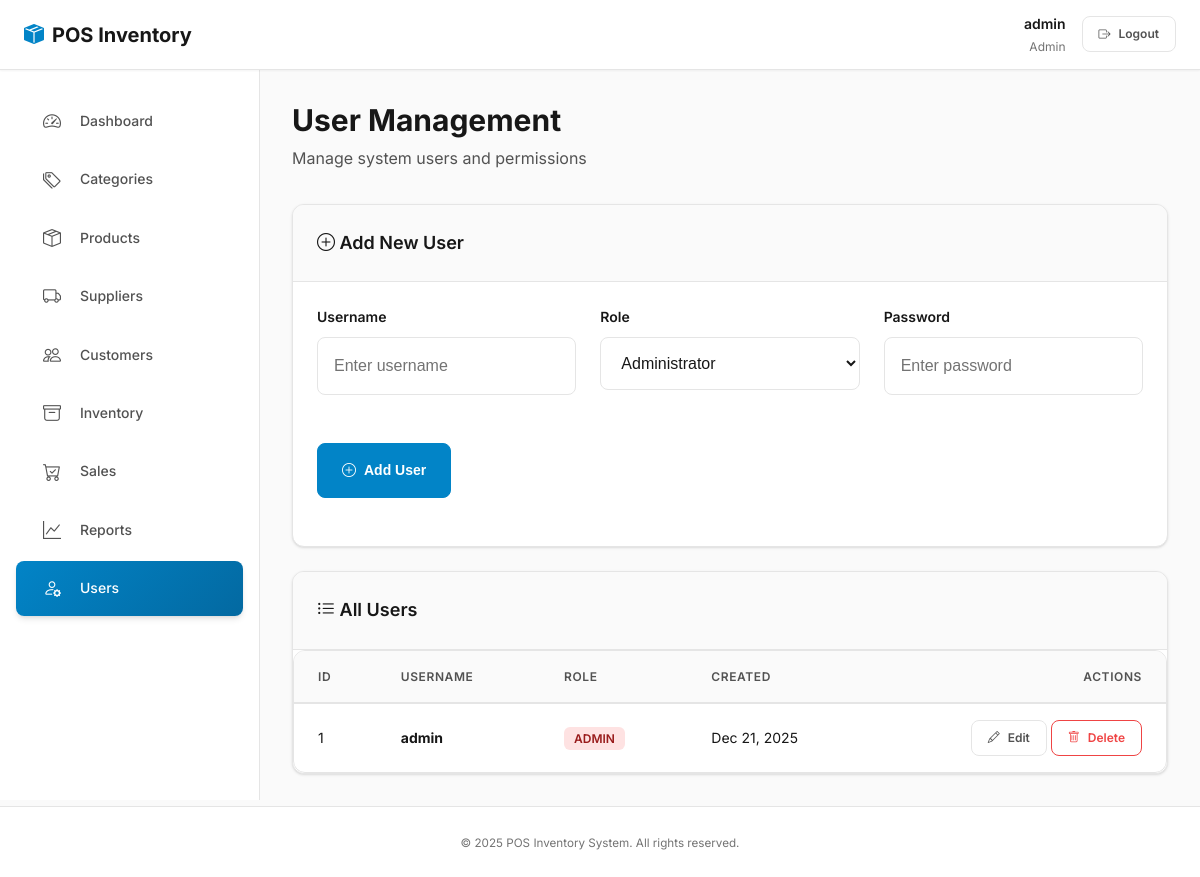
The app's page /index.php?page=users (signed in) with its own data.
### tables this page shows
CREATE TABLE `users` (
  `user_id` int(11) NOT NULL,
  `username` varchar(50) NOT NULL,
  `password` varchar(255) NOT NULL,
  `role` enum('admin','cashier') NOT NULL,
  `created_at` timestamp NOT NULL DEFAULT current_timestamp()
);

### functions.php (called while the page is built, shortened)
<?php
function sanitize($value)
{
    return htmlspecialchars(trim((string)$value), ENT_QUOTES, 'UTF-8');
}
function current_user()
{
    return $_SESSION['user'] ?? null;
}

### modules/users.php (the view, shortened to what this page needs)
<?php
$editItem = null;
$users = $conn->query('SELECT * FROM users ORDER BY user_id DESC')->fetch_all(MYSQLI_ASSOC);
?>
<main>
    <div class="page-header">
        <h1 class="page-title">User Management</h1>
        <p class="page-subtitle">Manage system users and permissions</p>
    </div>
    <div class="card mb-4">
        <div class="card-header">
            <i class="bi bi-plus-circle"></i> <?php echo $editItem ? 'Edit User' : 'Add New User'; ?>
        </div>
        <div class="card-body">
            <form method="post" style="display: grid; grid-template-columns: repeat(auto-fit, minmax(250px, 1fr)); gap: var(--spacing-lg);">
                <div class="form-group">
                    <label class="form-label">Username</label>
                    <input class="form-control" type="text" name="username" required value="<?php echo sanitize($editItem['username'] ?? ''); ?>" placeholder="Enter username">
                </div>
                <div class="form-group">
                    <label class="form-label">Role</label>
                    <select class="form-select" name="role">
                        <option value="admin" <?php echo (($editItem['role'] ?? '') === 'admin') ? 'selected' : ''; ?>>Administrator</option>
                    </select>
                </div>
                <div class="form-group">
                    <label class="form-label">Password <?php echo $editItem ? '<span style="font-weight: 400; color: var(--text-muted);">(leave blank to keep current)</span>' : ''; ?></label>
                    <input class="form-control" type="password" name="password" <?php echo $editItem ? '' : 'required'; ?> placeholder="Enter password">
                </div>
                <div class="form-group" style="display: flex; gap: var(--spacing-md); align-items: flex-end;">
                    <button class="btn btn-primary" type="submit">
                        <i class="bi bi-<?php echo $editItem ? 'check-circle' : 'plus-circle'; ?>"></i>
                        <?php echo $editItem ? 'Update User' : 'Add User'; ?>
                    </button>
                </div>
            </form>
        </div>
    </div>
    <div class="card">
        <div class="card-header">
            <i class="bi bi-list-ul"></i> All Users
        </div>
        <div class="card-body" style="padding: 0;">
            <div class="table-container">
                <table class="table table-hover align-middle">
                    <thead>
                        <tr>
                            <th>ID</th>
                            <th>Username</th>
                            <th>Role</th>
                            <th>Created</th>
                            <th class="text-end">Actions</th>
                        </tr>
                    </thead>
                    <tbody>
                        <?php if (empty($users)): ?>
                            <tr>
                                <td colspan="5" class="text-center text-muted" style="padding: var(--spacing-2xl);">
                                    <i class="bi bi-inbox" style="font-size: var(--font-size-3xl); display: block; margin-bottom: var(--spacing-md); opacity: 0.5;"></i>
                                    No users found. Add your first user above.
                                </td>
                            </tr>
                        <?php else: ?>
                            <?php foreach ($users as $u): ?>
                                <tr>
                                    <td><?php echo $u['user_id']; ?></td>
                                    <td><strong><?php echo sanitize($u['username']); ?></strong></td>
                                    <td>
                                        <span style="padding: 4px 10px; border-radius: var(--radius-sm); font-weight: 600; font-size: var(--font-size-xs); text-transform: uppercase; background: <?php echo $u['role'] === 'admin' ? 'var(--danger-light)' : 'var(--info-light)'; ?>; color: <?php echo $u['role'] === 'admin' ? '#991b1b' : '#1e40af'; ?>;">
                                            <?php echo $u['role']; ?>
                                        </span>
                                    </td>
                                    <td><?php echo date('M d, Y', strtotime($u['created_at'])); ?></td>
                                    <td class="text-end">
                                        <a class="btn btn-sm btn-outline-secondary" href="index.php?page=users&edit=<?php echo $u['user_id']; ?>">
                                            <i class="bi bi-pencil"></i> Edit
                                        </a>
                                        <?php if ($u['user_id'] !== (int)current_user()['user_id']): ?>
                                            <a class="btn btn-sm btn-outline-danger" href="index.php?page=users&delete=<?php echo $u['user_id']; ?>" onclick="return confirm('Are you sure you want to delete this user?');">
                                                <i class="bi bi-trash"></i> Delete
                                            </a>
                                        <?php else: ?>
                                            <span class="text-muted" style="font-size: var(--font-size-xs);">Current user</span>
                                        <?php endif; ?>
                                    </td>
                                </tr>
                            <?php endforeach; ?>
                        <?php endif; ?>
                    </tbody>
                </table>
            </div>
        </div>
    </div>
</main>

### records on screen
users: user_id "1", username "admin", role "ADMIN", created_at "Dec 21, 2025"

### other values on screen
current_user()['username'] "admin"
current_user()['role'] "Admin"
$meta['label'] "Dashboard"
$meta['label'] "Categories"
$meta['label'] "Products"
$meta['label'] "Suppliers"
$meta['label'] "Customers"
$meta['label'] "Inventory"
$meta['label'] "Sales"
$meta['label'] "Reports"
$meta['label'] "Users"
